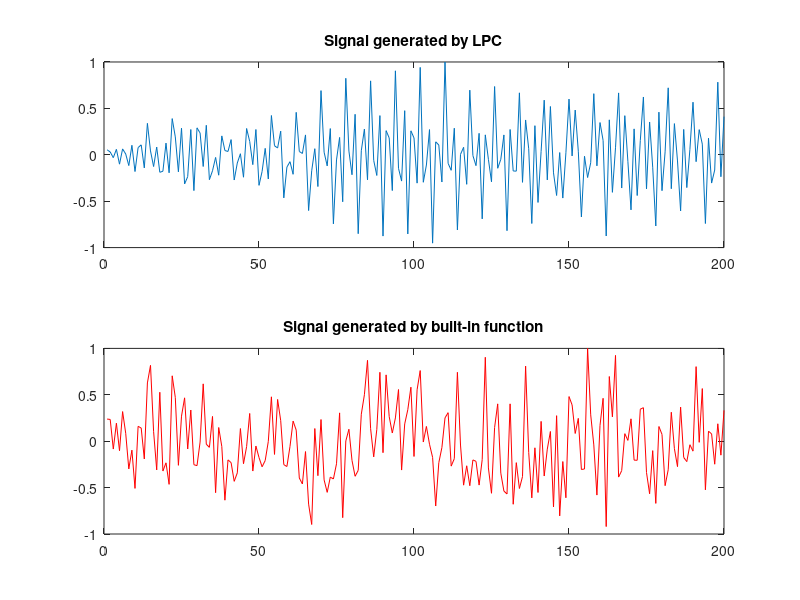

The MATLAB script that drew this image:
% DESIGNING OF A LPC FILTER USING LEVINSON-DURBIN ALGORITHM
clc;
clear;
close all;
fs = 8000;
f1 = 1000;
f2 = 2000;
N = 200;
n = 1:N;
signal = sin(2 * pi * f1 * n / fs) + 2 * sin(3 * pi * f2 * n / fs);
p = input('Enter the order of LPC filter>>> ');
[b, g] = lpc(signal, p);
imp = randn(1, N);

% Signal generated by LPC
output_signal_lpc = filter(g, b, imp);
output_signal_lpc = output_signal_lpc / max(output_signal_lpc);

% Signal generated by built-in function
output_signal_builtin = filter(g, 1, imp); % Using a direct impulse input

% Normalize both signals
output_signal_builtin = output_signal_builtin / max(output_signal_builtin);

% Plot both signals
subplot(2, 1, 1);
plot(output_signal_lpc);
title('Signal generated by LPC');

subplot(2, 1, 2);
plot(output_signal_builtin,'r');
title('Signal generated by built-in function');
